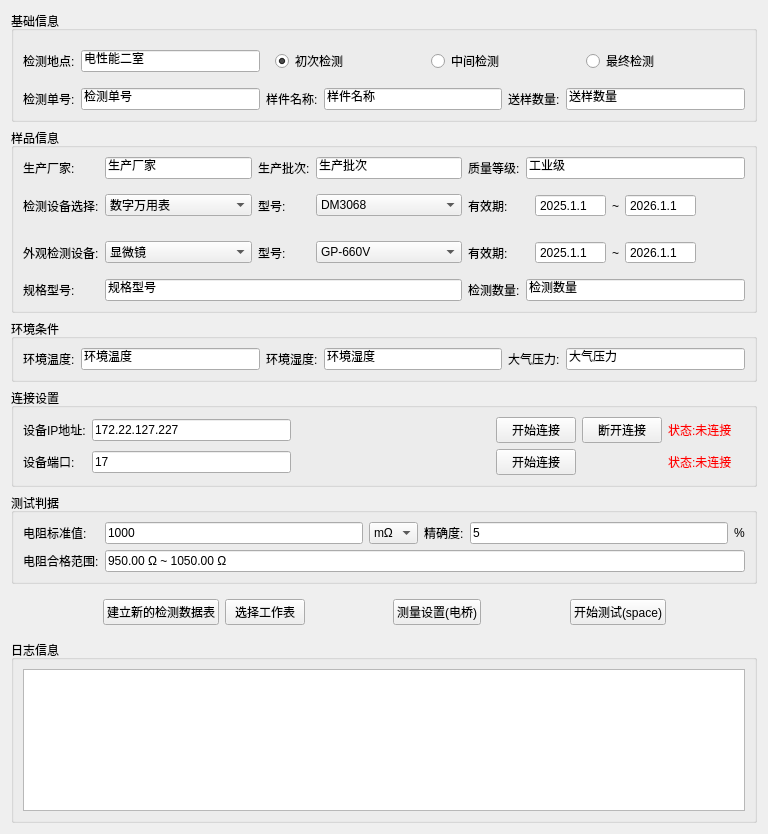
<?xml version="1.0" encoding="UTF-8"?>
<ui version="4.0">
 <class>va</class>
 <widget class="QWidget" name="va">
  <property name="geometry">
   <rect>
    <x>0</x>
    <y>0</y>
    <width>768</width>
    <height>834</height>
   </rect>
  </property>
  <property name="windowTitle">
   <string>电阻测试系统</string>
  </property>
  <layout class="QVBoxLayout" name="verticalLayout">
   <item>
    <widget class="QGroupBox" name="groupBox">
     <property name="title">
      <string>基础信息</string>
     </property>
     <layout class="QGridLayout" name="gridLayout">
      <item row="0" column="0">
       <widget class="QLabel" name="label_6">
        <property name="text">
         <string>检测地点:</string>
        </property>
       </widget>
      </item>
      <item row="0" column="1">
       <widget class="QLineEdit" name="lineEditLocation">
        <property name="text">
         <string>电性能二室</string>
        </property>
       </widget>
      </item>
      <item row="1" column="0">
       <widget class="QLabel" name="label">
        <property name="text">
         <string>检测单号:</string>
        </property>
       </widget>
      </item>
      <item row="1" column="1">
       <widget class="QLineEdit" name="lineEditOrder">
        <property name="text">
         <string>检测单号</string>
        </property>
       </widget>
      </item>
      <item row="1" column="2">
       <widget class="QLabel" name="label_2">
        <property name="text">
         <string>样件名称:</string>
        </property>
       </widget>
      </item>
      <item row="1" column="3">
       <widget class="QLineEdit" name="lineEditName">
        <property name="text">
         <string>样件名称</string>
        </property>
       </widget>
      </item>
      <item row="1" column="4">
       <widget class="QLabel" name="label_3">
        <property name="text">
         <string>送样数量:</string>
        </property>
       </widget>
      </item>
      <item row="1" column="5">
       <widget class="QLineEdit" name="lineEditNumber1">
        <property name="text">
         <string>送样数量</string>
        </property>
       </widget>
      </item>
      <item row="0" column="2" colspan="4">
       <widget class="QWidget" name="widget_step" native="true">
        <layout class="QHBoxLayout" name="horizontalLayout">
         <item>
          <widget class="QRadioButton" name="radioButtonFirst">
           <property name="text">
            <string>初次检测</string>
           </property>
           <property name="checked">
            <bool>true</bool>
           </property>
          </widget>
         </item>
         <item>
          <widget class="QRadioButton" name="radioButtonMiddle">
           <property name="text">
            <string>中间检测</string>
           </property>
          </widget>
         </item>
         <item>
          <widget class="QRadioButton" name="radioButtonFinally">
           <property name="text">
            <string>最终检测</string>
           </property>
          </widget>
         </item>
        </layout>
       </widget>
      </item>
     </layout>
    </widget>
   </item>
   <item>
    <widget class="QGroupBox" name="groupBox_2">
     <property name="title">
      <string>样品信息</string>
     </property>
     <layout class="QGridLayout" name="gridLayout_2">
      <item row="1" column="5">
       <widget class="QLabel" name="label_13">
        <property name="text">
         <string>有效期:</string>
        </property>
       </widget>
      </item>
      <item row="0" column="2">
       <widget class="QLineEdit" name="lineEditManufacturer">
        <property name="text">
         <string>生产厂家</string>
        </property>
       </widget>
      </item>
      <item row="0" column="3">
       <widget class="QLabel" name="label_4">
        <property name="text">
         <string>生产批次:</string>
        </property>
       </widget>
      </item>
      <item row="0" column="6">
       <widget class="QLineEdit" name="lineEditQualityLevel">
        <property name="text">
         <string>工业级</string>
        </property>
       </widget>
      </item>
      <item row="1" column="2">
       <widget class="QComboBox" name="comboBox">
        <item>
         <property name="text">
          <string>数字万用表</string>
         </property>
        </item>
        <item>
         <property name="text">
          <string>电桥</string>
         </property>
        </item>
       </widget>
      </item>
      <item row="3" column="5">
       <widget class="QLabel" name="label_5_2">
        <property name="text">
         <string>检测数量:</string>
        </property>
       </widget>
      </item>
      <item row="0" column="0">
       <widget class="QLabel" name="label_7">
        <property name="text">
         <string>生产厂家:</string>
        </property>
       </widget>
      </item>
      <item row="0" column="5">
       <widget class="QLabel" name="label_8">
        <property name="text">
         <string>质量等级:</string>
        </property>
       </widget>
      </item>
      <item row="1" column="3">
       <widget class="QLabel" name="label_12">
        <property name="text">
         <string>型号:</string>
        </property>
       </widget>
      </item>
      <item row="1" column="0">
       <widget class="QLabel" name="label_11">
        <property name="text">
         <string>检测设备选择:</string>
        </property>
       </widget>
      </item>
      <item row="0" column="4">
       <widget class="QLineEdit" name="lineEditBatch">
        <property name="text">
         <string>生产批次</string>
        </property>
       </widget>
      </item>
      <item row="3" column="6">
       <widget class="QLineEdit" name="lineEditNumber2">
        <property name="text">
         <string>检测数量</string>
        </property>
       </widget>
      </item>
      <item row="3" column="0">
       <widget class="QLabel" name="label_spec">
        <property name="text">
         <string>规格型号:</string>
        </property>
       </widget>
      </item>
      <item row="1" column="4">
       <widget class="QComboBox" name="comboBox_2">
        <item>
         <property name="text">
          <string>DM3068</string>
         </property>
        </item>
        <item>
         <property name="text">
          <string>34461A</string>
         </property>
        </item>
       </widget>
      </item>
      <item row="3" column="2" colspan="3">
       <widget class="QLineEdit" name="lineEditSpecification">
        <property name="text">
         <string>规格型号</string>
        </property>
       </widget>
      </item>
      <item row="2" column="0">
       <widget class="QLabel" name="label_14">
        <property name="text">
         <string>外观检测设备:</string>
        </property>
       </widget>
      </item>
      <item row="1" column="6">
       <widget class="QWidget" name="widget_2" native="true">
        <layout class="QHBoxLayout" name="horizontalLayout_3">
         <item>
          <widget class="QDateEdit" name="dateEditMin">
           <property name="buttonSymbols">
            <enum>QAbstractSpinBox::ButtonSymbols::NoButtons</enum>
           </property>
           <property name="displayFormat">
            <string>yyyy.M.d</string>
           </property>
           <property name="date">
            <date>
             <year>2025</year>
             <month>1</month>
             <day>1</day>
            </date>
           </property>
          </widget>
         </item>
         <item>
          <widget class="QLabel" name="label_16">
           <property name="text">
            <string>~</string>
           </property>
          </widget>
         </item>
         <item>
          <widget class="QDateEdit" name="dateEditMax">
           <property name="buttonSymbols">
            <enum>QAbstractSpinBox::ButtonSymbols::NoButtons</enum>
           </property>
           <property name="displayFormat">
            <string>yyyy.M.d</string>
           </property>
           <property name="date">
            <date>
             <year>2026</year>
             <month>1</month>
             <day>1</day>
            </date>
           </property>
          </widget>
         </item>
         <item>
          <spacer name="horizontalSpacer_5">
           <property name="orientation">
            <enum>Qt::Orientation::Horizontal</enum>
           </property>
           <property name="sizeHint" stdset="0">
            <size>
             <width>40</width>
             <height>20</height>
            </size>
           </property>
          </spacer>
         </item>
        </layout>
       </widget>
      </item>
      <item row="2" column="2">
       <widget class="QComboBox" name="comboBox_3">
        <item>
         <property name="text">
          <string>显微镜</string>
         </property>
        </item>
       </widget>
      </item>
      <item row="2" column="3">
       <widget class="QLabel" name="label_18">
        <property name="text">
         <string>型号:</string>
        </property>
       </widget>
      </item>
      <item row="2" column="4">
       <widget class="QComboBox" name="comboBox_4">
        <item>
         <property name="text">
          <string>GP-660V</string>
         </property>
        </item>
       </widget>
      </item>
      <item row="2" column="5">
       <widget class="QLabel" name="label_19">
        <property name="text">
         <string>有效期:</string>
        </property>
       </widget>
      </item>
      <item row="2" column="6">
       <widget class="QWidget" name="widget" native="true">
        <layout class="QHBoxLayout" name="horizontalLayout_5">
         <item>
          <widget class="QDateEdit" name="dateEditMin_2">
           <property name="buttonSymbols">
            <enum>QAbstractSpinBox::ButtonSymbols::NoButtons</enum>
           </property>
           <property name="displayFormat">
            <string>yyyy.M.d</string>
           </property>
           <property name="date">
            <date>
             <year>2025</year>
             <month>1</month>
             <day>1</day>
            </date>
           </property>
          </widget>
         </item>
         <item>
          <widget class="QLabel" name="label_20">
           <property name="text">
            <string>~</string>
           </property>
          </widget>
         </item>
         <item>
          <widget class="QDateEdit" name="dateEditMax_2">
           <property name="buttonSymbols">
            <enum>QAbstractSpinBox::ButtonSymbols::NoButtons</enum>
           </property>
           <property name="displayFormat">
            <string>yyyy.M.d</string>
           </property>
           <property name="date">
            <date>
             <year>2026</year>
             <month>1</month>
             <day>1</day>
            </date>
           </property>
          </widget>
         </item>
         <item>
          <spacer name="horizontalSpacer_6">
           <property name="orientation">
            <enum>Qt::Orientation::Horizontal</enum>
           </property>
           <property name="sizeHint" stdset="0">
            <size>
             <width>40</width>
             <height>20</height>
            </size>
           </property>
          </spacer>
         </item>
        </layout>
       </widget>
      </item>
     </layout>
    </widget>
   </item>
   <item>
    <widget class="QGroupBox" name="groupBox_3">
     <property name="title">
      <string>环境条件</string>
     </property>
     <layout class="QGridLayout" name="gridLayout_3">
      <item row="0" column="2">
       <widget class="QLabel" name="label_5">
        <property name="text">
         <string>环境湿度:</string>
        </property>
       </widget>
      </item>
      <item row="0" column="1">
       <widget class="QLineEdit" name="lineEditTemperature">
        <property name="text">
         <string>环境温度</string>
        </property>
       </widget>
      </item>
      <item row="0" column="5">
       <widget class="QLineEdit" name="lineEditPressure">
        <property name="text">
         <string>大气压力</string>
        </property>
       </widget>
      </item>
      <item row="0" column="4">
       <widget class="QLabel" name="label_10">
        <property name="text">
         <string>大气压力:</string>
        </property>
       </widget>
      </item>
      <item row="0" column="0">
       <widget class="QLabel" name="label_9">
        <property name="text">
         <string>环境温度:</string>
        </property>
       </widget>
      </item>
      <item row="0" column="3">
       <widget class="QLineEdit" name="lineEditHumidity">
        <property name="text">
         <string>环境湿度</string>
        </property>
       </widget>
      </item>
     </layout>
    </widget>
   </item>
   <item>
    <widget class="QGroupBox" name="groupBox_6">
     <property name="title">
      <string>连接设置</string>
     </property>
     <layout class="QGridLayout" name="gridLayout_5">
      <item row="0" column="4">
       <widget class="QPushButton" name="disConnectButton">
        <property name="text">
         <string>断开连接</string>
        </property>
       </widget>
      </item>
      <item row="0" column="0">
       <widget class="QLabel" name="label_15">
        <property name="text">
         <string>设备IP地址:</string>
        </property>
       </widget>
      </item>
      <item row="0" column="3">
       <widget class="QPushButton" name="connectButton">
        <property name="text">
         <string>开始连接</string>
        </property>
       </widget>
      </item>
      <item row="0" column="2">
       <spacer name="horizontalSpacer_2">
        <property name="orientation">
         <enum>Qt::Orientation::Horizontal</enum>
        </property>
        <property name="sizeHint" stdset="0">
         <size>
          <width>40</width>
          <height>20</height>
         </size>
        </property>
       </spacer>
      </item>
      <item row="0" column="5">
       <widget class="QLabel" name="connectionLabel">
        <property name="styleSheet">
         <string notr="true">color: rgb(255, 0, 0);</string>
        </property>
        <property name="text">
         <string>状态:未连接</string>
        </property>
       </widget>
      </item>
      <item row="0" column="6">
       <widget class="QLabel" name="label_17">
        <property name="text">
         <string/>
        </property>
       </widget>
      </item>
      <item row="0" column="1">
       <widget class="QLineEdit" name="ipEdit">
        <property name="text">
         <string>172.22.127.227</string>
        </property>
       </widget>
      </item>
      <item row="1" column="0">
       <widget class="QLabel" name="label_21">
        <property name="text">
         <string>设备端口: </string>
        </property>
       </widget>
      </item>
      <item row="1" column="1">
       <widget class="QLineEdit" name="portEdit">
        <property name="text">
         <string>17</string>
        </property>
       </widget>
      </item>
      <item row="1" column="2">
       <spacer name="horizontalSpacer_8">
        <property name="orientation">
         <enum>Qt::Orientation::Horizontal</enum>
        </property>
        <property name="sizeHint" stdset="0">
         <size>
          <width>40</width>
          <height>20</height>
         </size>
        </property>
       </spacer>
      </item>
      <item row="1" column="3">
       <widget class="QPushButton" name="connectButton_briget">
        <property name="text">
         <string>开始连接</string>
        </property>
       </widget>
      </item>
      <item row="1" column="5">
       <widget class="QLabel" name="connectionLabel_briget">
        <property name="styleSheet">
         <string notr="true">color: rgb(255, 0, 0);</string>
        </property>
        <property name="text">
         <string>状态:未连接</string>
        </property>
       </widget>
      </item>
     </layout>
    </widget>
   </item>
   <item>
    <widget class="QGroupBox" name="groupBox_4">
     <property name="title">
      <string>测试判据</string>
     </property>
     <layout class="QGridLayout" name="gridLayout_4">
      <item row="0" column="1">
       <widget class="QLineEdit" name="lineEditResistorStandard">
        <property name="text">
         <string>1000</string>
        </property>
        <property name="placeholderText">
         <string>输入标准值</string>
        </property>
       </widget>
      </item>
      <item row="0" column="2">
       <widget class="QComboBox" name="comboBoxUnit">
        <property name="currentText">
         <string>mΩ</string>
        </property>
        <item>
         <property name="text">
          <string>mΩ</string>
         </property>
        </item>
        <item>
         <property name="text">
          <string>Ω</string>
         </property>
        </item>
        <item>
         <property name="text">
          <string>kΩ</string>
         </property>
        </item>
        <item>
         <property name="text">
          <string>MΩ</string>
         </property>
        </item>
       </widget>
      </item>
      <item row="1" column="1" colspan="5">
       <widget class="QLineEdit" name="lineEditResistorRange">
        <property name="styleSheet">
         <string notr="true"/>
        </property>
        <property name="text">
         <string>950.00 Ω ~ 1050.00 Ω</string>
        </property>
        <property name="readOnly">
         <bool>true</bool>
        </property>
       </widget>
      </item>
      <item row="0" column="5">
       <widget class="QLabel" name="label_percent">
        <property name="text">
         <string>%</string>
        </property>
       </widget>
      </item>
      <item row="0" column="3">
       <widget class="QLabel" name="label_precision">
        <property name="text">
         <string>精确度:</string>
        </property>
       </widget>
      </item>
      <item row="1" column="0">
       <widget class="QLabel" name="label_resistor_range">
        <property name="text">
         <string>电阻合格范围:</string>
        </property>
       </widget>
      </item>
      <item row="0" column="0">
       <widget class="QLabel" name="label_resistor_standard">
        <property name="text">
         <string>电阻标准值:</string>
        </property>
       </widget>
      </item>
      <item row="0" column="4">
       <widget class="QLineEdit" name="lineEditPrecision">
        <property name="text">
         <string>5</string>
        </property>
        <property name="placeholderText">
         <string>百分比</string>
        </property>
       </widget>
      </item>
     </layout>
    </widget>
   </item>
   <item>
    <widget class="QWidget" name="widget_3" native="true">
     <layout class="QHBoxLayout" name="horizontalLayout_2">
      <item>
       <spacer name="horizontalSpacer">
        <property name="orientation">
         <enum>Qt::Orientation::Horizontal</enum>
        </property>
        <property name="sizeHint" stdset="0">
         <size>
          <width>40</width>
          <height>20</height>
         </size>
        </property>
       </spacer>
      </item>
      <item>
       <widget class="QPushButton" name="pushButton_Excel">
        <property name="text">
         <string>建立新的检测数据表</string>
        </property>
       </widget>
      </item>
      <item>
       <widget class="QPushButton" name="pushButton_selectExcel">
        <property name="text">
         <string>选择工作表</string>
        </property>
       </widget>
      </item>
      <item>
       <spacer name="horizontalSpacer_4">
        <property name="orientation">
         <enum>Qt::Orientation::Horizontal</enum>
        </property>
        <property name="sizeHint" stdset="0">
         <size>
          <width>40</width>
          <height>20</height>
         </size>
        </property>
       </spacer>
      </item>
      <item>
       <widget class="QPushButton" name="pushButtonSetting">
        <property name="text">
         <string>测量设置(电桥)</string>
        </property>
        <property name="checkable">
         <bool>false</bool>
        </property>
       </widget>
      </item>
      <item>
       <spacer name="horizontalSpacer_7">
        <property name="orientation">
         <enum>Qt::Orientation::Horizontal</enum>
        </property>
        <property name="sizeHint" stdset="0">
         <size>
          <width>40</width>
          <height>20</height>
         </size>
        </property>
       </spacer>
      </item>
      <item>
       <widget class="QPushButton" name="pushButton">
        <property name="styleSheet">
         <string notr="true"/>
        </property>
        <property name="text">
         <string>开始测试(space)</string>
        </property>
       </widget>
      </item>
      <item>
       <spacer name="horizontalSpacer_3">
        <property name="orientation">
         <enum>Qt::Orientation::Horizontal</enum>
        </property>
        <property name="sizeHint" stdset="0">
         <size>
          <width>40</width>
          <height>20</height>
         </size>
        </property>
       </spacer>
      </item>
     </layout>
    </widget>
   </item>
   <item>
    <widget class="QGroupBox" name="groupBox_5">
     <property name="title">
      <string>日志信息</string>
     </property>
     <layout class="QVBoxLayout" name="verticalLayout_2">
      <item>
       <widget class="QTextEdit" name="logMessageEdit">
        <property name="readOnly">
         <bool>true</bool>
        </property>
       </widget>
      </item>
     </layout>
    </widget>
   </item>
  </layout>
 </widget>
 <resources/>
 <connections/>
</ui>
